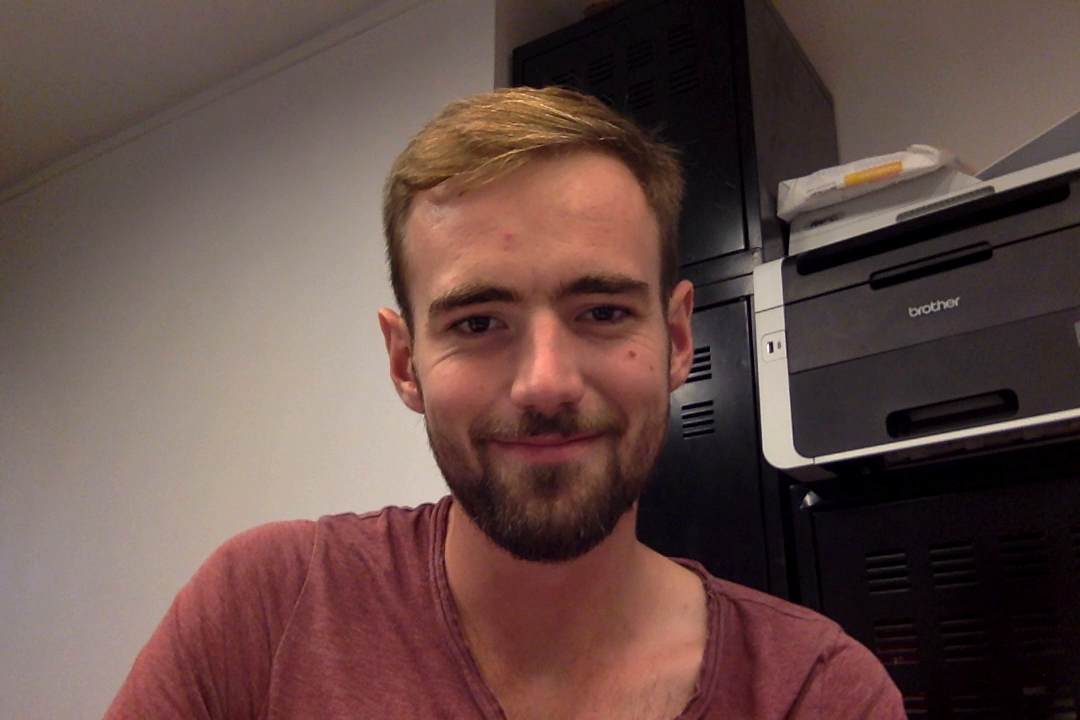
#> input picture frame 10 of examplemov.mov, 1080 x 720 px, given in place of the camera
$ python create_wide_image.py w   (older library calls are emulated)
#> lines starting #> are read from the running program, lines starting #| are printed output that depends on the picture
### autojoiner_io.py
import argparse

import autojoiners_framesource as aj_framesource
import autojoiners_imagesource as aj_imagesource
import autojoiners_shatter as aj_shatter
import autojoiners_canvas as aj_canvas


DEFAULT_SIZE = ['800', '600']
DEFAULT_NREGIONS = 100
DEFAULT_SHATTER = 'Voroi'
DEFAULT_OUTPUTFILE = 'output'
DEFAULT_BORDERSIZE = [0, 0]

# For the following, no values with duplicated prefixes!
ALLOWED_INPUT_MODES_AND_ARGS = {
           'webcam': (aj_framesource.FramesFromWebcam,
                      []),
           'file': (aj_framesource.FramesFromVideo,
                    ['input_filename'])
           }

ALLOWED_SHATTERS_AND_ARGS = {
            'Voroi': (aj_shatter.VoroiShatter,
                      ['size', 'nregions']),
            'HockneySquares': (aj_shatter.RegularSquareShatter,
                               ['size', 'nregions']),
            'RandQuadrilaterals': (aj_shatter.RandQuadrilateralShatter,
                                   ['size', 'nregions']),
            'RandRectangles': (aj_shatter.RandRectangleShatter,
                               ['size', 'nregions'])
           }


def setup_argparser():
    parser = argparse.ArgumentParser(description="Create a joiner image")

    abbreviated_modes = [s[:i+1] for s in ALLOWED_INPUT_MODES_AND_ARGS
                         for i in range(len(s))]
    parser.add_argument('raw_mode', choices=abbreviated_modes)
    parser.add_argument('input_filename', nargs='?',
                        default=None)
    parser.add_argument('-size', action='store', nargs=2,
                        default=DEFAULT_SIZE)
    parser.add_argument('-nregions', action='store',
                        default=DEFAULT_NREGIONS, type=int)
    parser.add_argument('-pertubation', action='store',
                        default=0, type=int)
    parser.add_argument('-shatter', action='store', dest='raw_shatter',
                        default=DEFAULT_SHATTER, type=str)
    parser.add_argument('-filename', action='store', dest='output_filename',
                        default=DEFAULT_OUTPUTFILE, type=str)
    parser.add_argument('-border', action='store', nargs=2,
                        default=DEFAULT_BORDERSIZE,  dest='border_size')

    return parser


def clean_check_args(args,
                     allowed_input_modes=ALLOWED_INPUT_MODES_AND_ARGS,
                     allowed_shatters=ALLOWED_SHATTERS_AND_ARGS):

    def _sanitise_mode(args):
        mode = autocomplete(args.raw_mode, allowed_input_modes)

        if mode is None:
            raise ValueError("Invalid input mode.")

        if mode == 'webcam' and args.input_filename is not None:
            raise ValueError("Filename supplied with mode 'webcam'.")
        if mode == 'file' and args.input_filename is None:
            raise ValueError("No filename supplied.")
        return mode

    def _sanitise_size(args):
        try:
            size = [int(i) for i in args.size]
        except ValueError:
            raise ValueError("Invalid size passed to -size.")
        return size

    def _sanitise_nregions(args):
        if args.nregions <= 0:
            raise ValueError("Invalid value passed to -nregions.")
        return args.nregions

    def _sanitise_pertubation(args):
        if args.pertubation < 0:
            raise ValueError("Invalid value passed to -pertubation.")
        return args.pertubation

    def _sanitise_border(args):
        try:
            border = [int(i) for i in args.border_size]
        except ValueError:
            raise ValueError("Invalid size passed to -border.")
        return border

    def _sanitise_shatter(args):
        shatter = autocomplete(args.raw_shatter, allowed_shatters)
        if shatter is None:
            raise ValueError("Invalid shatter supplied." +
                             " Choices are:\n{}".format(allowed_shatters.keys()))
        return shatter

    new_args = {"mode": _sanitise_mode(args),
                "input_filename": args.input_filename,
                "output_filename": args.output_filename,
                "size": _sanitise_size(args),
                "pertubation": _sanitise_pertubation(args),
                "nregions": _sanitise_nregions(args),
                "shatter": _sanitise_shatter(args),
                "border_size": _sanitise_border(args)}

    return new_args


def autocomplete(value, argumentslist):
#> called with value = 'w'
    for arg in argumentslist:
        if arg.startswith(value):
            return arg
    return None

def create_object_from_recipe(arg_name, all_args):

    if arg_name == "mode":
        recipe_book = ALLOWED_INPUT_MODES_AND_ARGS
    elif arg_name == "shatter":
        recipe_book = ALLOWED_SHATTERS_AND_ARGS
    else:
        raise ValueError("invalid arg_name passed to create_object_from_recipe")

    obj_creator, obj_args = recipe_book[all_args[arg_name]]
    obj = obj_creator(**{i: all_args[i] for i in obj_args})
    return obj

# [5 lines left out: function args_from_input, not called in this run]

# [16 lines that do not run on import are left out]

### autojoiners_framesource.py
import cv2
import numpy as np
from threading import Thread

class FrameSource():
    def get_frame(self):
        raise NotImplementedError

    def stop(self):
        # Use, if needed, to close down input streams
        pass


class FramesFromWebcam(FrameSource):
    """def __init__(self):
        self.webcam = cv2.VideoCapture(0)
        self.still_active, self.frame = self.webcam.read()
        self.webcam_stop = False
        Thread(target=self._update_camera, args=()).start()

    def _update_camera(self):
        while True:
            if self.webcam_stop or not self.still_active:
                print("Camera exiting.")
                self.webcam.release()
                return
            self.still_active, self.frame = self.webcam.read()

    def get_frame(self):
        return self.frame

    def stop(self):
        self.webcam_stop = True"""

    def __init__(self):
        self.webcam = cv2.VideoCapture(0)
        self.still_active, self.frame = self.webcam.read()
#> self.frame is the input picture: shape (720, 1080, 3); mean B, G, R 71.6, 76.2, 100.7

    def get_frame(self):
        self.still_active, self.frame = self.webcam.read()
        return self.frame

    def stop(self):
        self.webcam.release()


class FramesFromVideo(FrameSource):
    # [25 lines left out: functions __init__, get_frame, _read_video_data, _video_frame_generator, not called in this run]

### autojoiners_canvas.py
import scipy.misc
import cv2
import matplotlib.pyplot as plt
import matplotlib.patches as ptch
from tqdm import tqdm


class JoinerCanvas():
    def __init__(self, canvas_shape, shatter_source,
                 image_source, output_path):
        self.canvas_shape = canvas_shape
        self.shatter_source = shatter_source
        self.image_source = image_source
        self.output_path = output_path

    def create_canvas(self):
        for polygon in tqdm(self.shatter_source.shatter()):
            image = self.image_source.get_image()
            image = scipy.misc.imresize(image, self.canvas_shape)

            self._add_clipped_image(polygon, image)
#> this loop made 30 passes
#> pass 1, in create_canvas, `image = scipy.misc.imresize(image, self.canvas_shape)`:
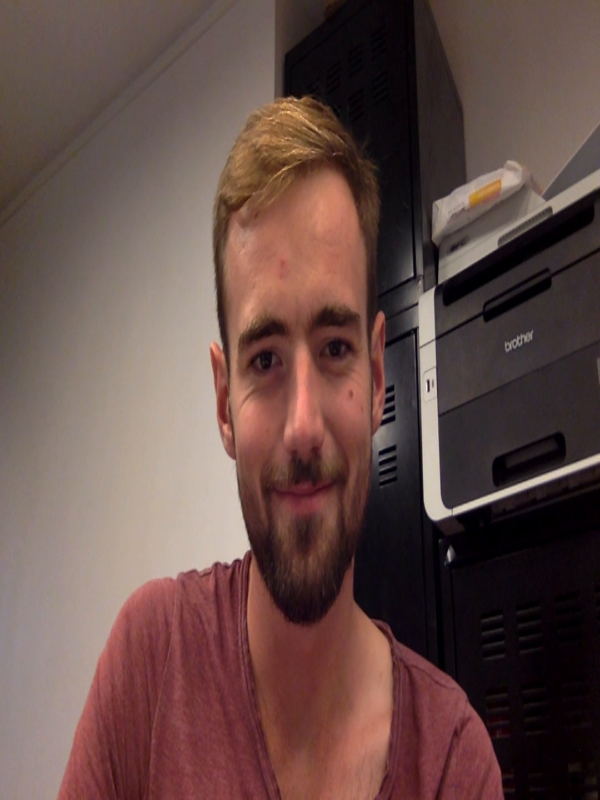
#> image: shape (800, 600, 3); mean B, G, R 71.9, 76.3, 101

        self.image_source.stop()

    # [4 lines left out: function show_save_canvas, not called in this run]

    def _add_clipped_image(self, polygon, image):
        patch = ptch.Polygon(polygon, fill=False, edgecolor='none')

        im = plt.imshow(cv2.cvtColor(image, cv2.COLOR_BGR2RGB))
        ax = plt.gca()
        ax.add_patch(patch)
        im.set_clip_path(patch)

### autojoiners_imagesource.py
import cv2
import numpy as np

FRONT_CASCADE_PATH = "haarcascade_frontalface_default.xml"
SIDE_CASCADE_PATH = "haarcascade_profileface.xml"

# FACE DETECT PARAMS
SCALEFACTOR = 1.1
MINNEIGHBORS = 10
MINSIZE = (30, 30)


class CascadeWrapper():
    def __init__(self, cascadesource, flip=False):
        self.cascade = cv2.CascadeClassifier(cascadesource)
        self.flip = flip


class ImageSource():
    def get_image(self):
        raise NotImplementedError

    def stop(self):
        # Use, if needed, to close down input streams
        pass


class FacesFromVideo(ImageSource):
    # [20 lines left out: functions __init__, get_image, not called in this run]

    def stop(self):
        self.frame_source.stop()

    # [38 lines left out: functions _all_faces_in_frame, _face_locations, _run_cascade, _extract_region_from_image, not called in this run]


class RawImages(ImageSource):
    def __init__(self, frame_source):
        self.frame_source = frame_source

    def get_image(self):
        frame = self.frame_source.get_frame()
        return frame

### autojoiners_shatter.py
import numpy as np
from scipy.spatial import Voronoi
from voronoi_region_plot import voronoi_finite_polygons_2d


class ShatterSource():
    def __init__(self, size, nregions):
        self.size = size
        self.nregions = nregions

    def shatter(self):
        raise NotImplementedError


class RegularSquareShatter(ShatterSource):
    # [24 lines left out: functions __init__, shatter, not called in this run]


class VoroiShatter(ShatterSource):
    def __init__(self, size, nregions):
        super().__init__(size, nregions)
        self.shatter_data = None

    def shatter(self):
        if self.shatter_data is None:
            self.shatter_data = self._create_shatter()

        return self.shatter_data

    def _create_shatter(self):
        centre_points = np.random.rand(self.nregions, 2) * np.array(self.size)
        voronoi_data = Voronoi(centre_points)
        regions, vertices = voronoi_finite_polygons_2d(voronoi_data)

        regions = [r for r in regions if len(r) > 2]
        polygons = [vertices[r] for r in regions]

        return polygons


class RandQuadrilateralShatter(ShatterSource):
    # [10 lines left out: function shatter, not called in this run]


class RandRectangleShatter(ShatterSource):
    # [23 lines left out: function shatter, not called in this run]

### voronoi_region_plot.py
"""
Taken from https://stackoverflow.com/questions/20515554/colorize-voronoi-diagram
With thanks to user 'Gabriel' https://stackoverflow.com/users/1391441/gabriel
"""

import numpy as np
import matplotlib.pyplot as plt

def voronoi_finite_polygons_2d(vor, radius=None):
    """
    Reconstruct infinite voronoi regions in a 2D diagram to finite
    regions.

    Parameters
    ----------
    vor : Voronoi
        Input diagram
    radius : float, optional
        Distance to 'points at infinity'.

    Returns
    -------
    regions : list of tuples
        Indices of vertices in each revised Voronoi regions.
    vertices : list of tuples
        Coordinates for revised Voronoi vertices. Same as coordinates
        of input vertices, with 'points at infinity' appended to the
        end.

    """

    if vor.points.shape[1] != 2:
        raise ValueError("Requires 2D input")

    new_regions = []
    new_vertices = vor.vertices.tolist()

    center = vor.points.mean(axis=0)
    if radius is None:
        radius = vor.points.ptp().max()

    # Construct a map containing all ridges for a given point
    all_ridges = {}
    for (p1, p2), (v1, v2) in zip(vor.ridge_points, vor.ridge_vertices):
        all_ridges.setdefault(p1, []).append((p2, v1, v2))
        all_ridges.setdefault(p2, []).append((p1, v1, v2))

    # Reconstruct infinite regions
    for p1, region in enumerate(vor.point_region):
        vertices = vor.regions[region]

        if all(v >= 0 for v in vertices):
            # finite region
            new_regions.append(vertices)
            continue

        # reconstruct a non-finite region
        ridges = all_ridges[p1]
        new_region = [v for v in vertices if v >= 0]

        for p2, v1, v2 in ridges:
            if v2 < 0:
                v1, v2 = v2, v1
            if v1 >= 0:
                # finite ridge: already in the region
                continue

            # Compute the missing endpoint of an infinite ridge

            t = vor.points[p2] - vor.points[p1] # tangent
            t /= np.linalg.norm(t)
            n = np.array([-t[1], t[0]])  # normal

            midpoint = vor.points[[p1, p2]].mean(axis=0)
            direction = np.sign(np.dot(midpoint - center, n)) * n
            far_point = vor.vertices[v2] + direction * radius

            new_region.append(len(new_vertices))
            new_vertices.append(far_point.tolist())

        # sort region counterclockwise
        vs = np.asarray([new_vertices[v] for v in new_region])
        c = vs.mean(axis=0)
        angles = np.arctan2(vs[:,1] - c[1], vs[:,0] - c[0])
        new_region = np.array(new_region)[np.argsort(angles)]

        # finish
        new_regions.append(new_region.tolist())

    return new_regions, np.asarray(new_vertices)

# [14 lines left out: function show_voronoi_plot, not called in this run]

### create_wide_image.py
import autojoiners_framesource as aj_framesource
import autojoiners_imagesource as aj_imagesource
import autojoiners_shatter as aj_shatter
import autojoiners_canvas as aj_canvas
import autojoiner_io as aj_io

if __name__ == "__main__":
    parser = aj_io.setup_argparser()

    args = parser.parse_args()
    args = aj_io.clean_check_args(args)
    print("Creating face with the following params:\n{}".format(args))

    framesource = aj_io.create_object_from_recipe(
                                    'mode', args)
    imagesource = aj_imagesource.RawImages(
                                    framesource
                                    )
    shatter = aj_io.create_object_from_recipe(
                                    'shatter', args)
    canvas = aj_canvas.JoinerCanvas(args['size'], shatter,
                                    imagesource, args['output_filename'])

    canvas.create_canvas()
    canvas.show_save_canvas()
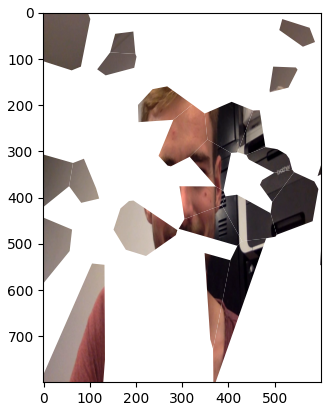
#> figure drawn by matplotlib, 1 panel

$ run again, starting later in the video
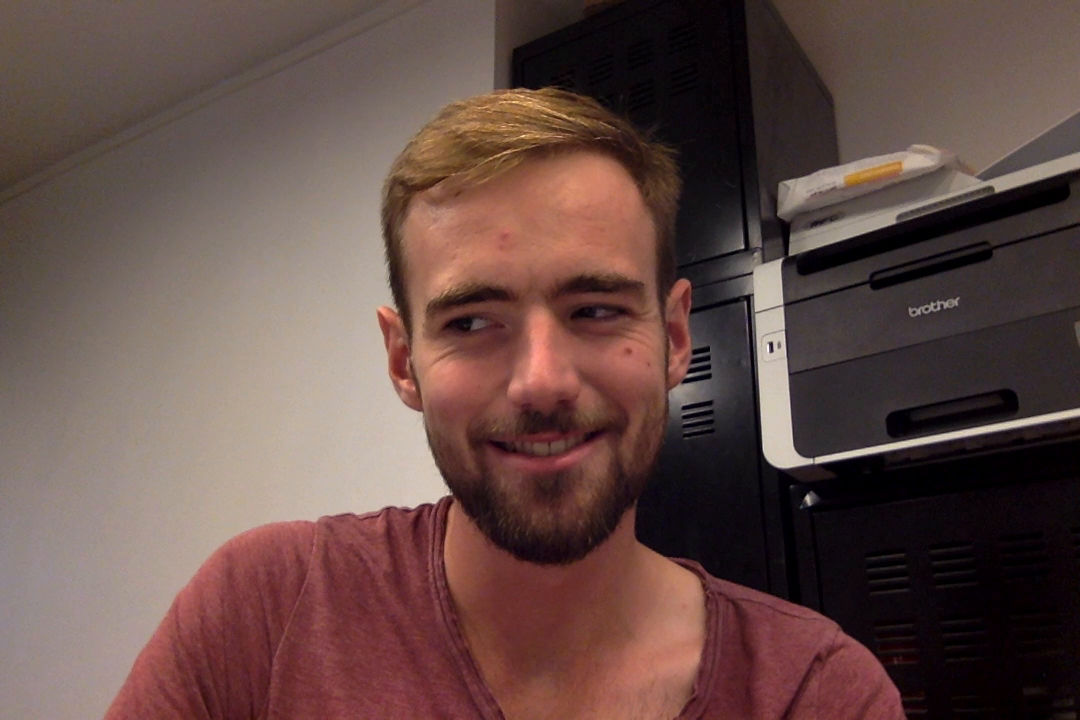
#> input picture frame 49 of examplemov.mov, 1080 x 720 px, given in place of the camera
#> in __init__, self.frame is the input picture: shape (720, 1080, 3); mean B, G, R 71.4, 76, 100.4
#> the loop in create_canvas, `for polygon in tqdm(self.shatter_source.shatter()):` made 30 passes
#> pass 1, in create_canvas, `image = scipy.misc.imresize(image, self.canvas_shape)`:
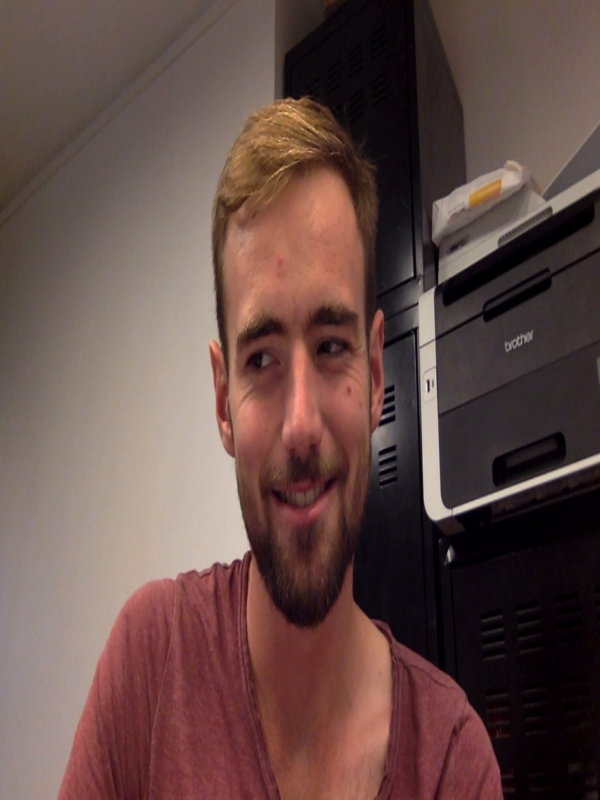
#> image: shape (800, 600, 3); mean B, G, R 71.7, 76.1, 100.7
